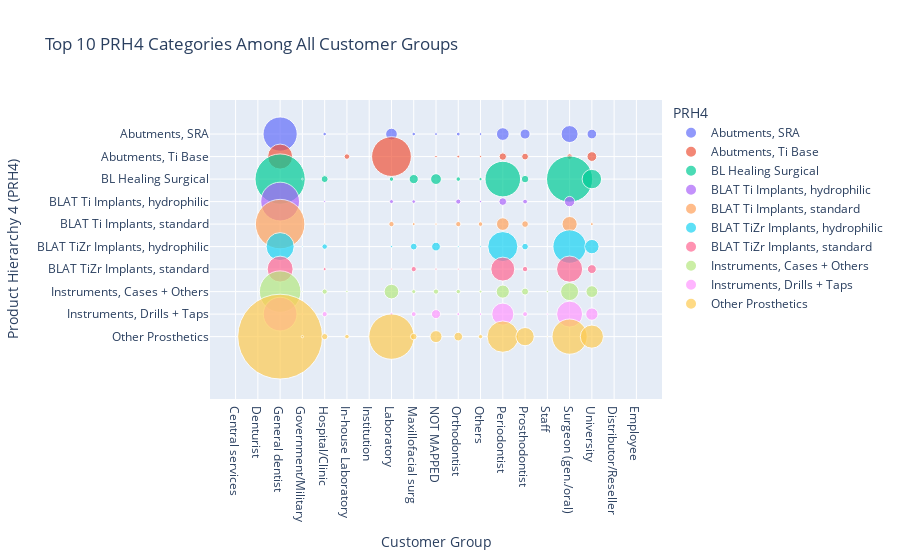

Source (notebook cell):
### Code cell
#Business question-2 :if you know which cust_group refers which product (combinations(prh4)), you can design more effective marketing campaigns that are directly relavant to needs and interest of groups.

import plotly.express as px

# Summarize data
bubble_data = combined_df.groupby(['PRH4', 'customer_group']).size().reset_index(name='counts')
top_10_prh4 = bubble_data.groupby('PRH4')['counts'].sum().nlargest(10).index

# Filter for top 10 PRH4 categories
top_10_data = bubble_data[bubble_data['PRH4'].isin(top_10_prh4)]

# Create the bubble chart
fig = px.scatter(top_10_data, x='customer_group', y='PRH4', size='counts', color='PRH4',
                 hover_name='customer_group', size_max=60, title="Top 10 PRH4 Categories Among All Customer Groups")
fig.update_layout(xaxis_title="Customer Group", yaxis_title="Product Hierarchy 4 (PRH4)")
fig.show()

### Figure 1 — Plotly figure (JSON) as saved in the notebook; plotly's stock layout.template omitted (floating-point values rounded to 4 significant figures)
{"data": [{"hovertemplate": "<b>%{hovertext}</b><br><br>PRH4=%{y}<br>customer_group=%{x}<br>counts=%{marker.size}<extra></extra>", "hovertext": ["Central services", "Denturist", "General dentist", "Government/Military", "Hospital/Clinic", "In-house Laboratory", "Institution", "Laboratory", "Maxillofacial surg", "NOT MAPPED", "Orthodontist", "Others", "Periodontist", "Prosthodontist", "Staff", "Surgeon (gen./oral)", "University"], "legendgroup": "Abutments, SRA", "marker": {"color": "#636efa", "size": [2, 3, 68851, 20, 748, 111, 4, 8051, 753, 508, 850, 457, 9507, 5944, 2, 17047, 5513], "sizemode": "area", "sizeref": 117.8, "symbol": "circle"}, "mode": "markers", "name": "Abutments, SRA", "orientation": "v", "showlegend": true, "type": "scatter", "x": ["Central services", "Denturist", "General dentist", "Government/Military", "Hospital/Clinic", "In-house Laboratory", "Institution", "Laboratory", "Maxillofacial surg", "NOT MAPPED", "Orthodontist", "Others", "Periodontist", "Prosthodontist", "Staff", "Surgeon (gen./oral)", "University"], "xaxis": "x", "y": ["Abutments, SRA", "Abutments, SRA", "Abutments, SRA", "Abutments, SRA", "Abutments, SRA", "Abutments, SRA", "Abutments, SRA", "Abutments, SRA", "Abutments, SRA", "Abutments, SRA", "Abutments, SRA", "Abutments, SRA", "Abutments, SRA", "Abutments, SRA", "Abutments, SRA", "Abutments, SRA", "Abutments, SRA"], "yaxis": "y"}, {"hovertemplate": "<b>%{hovertext}</b><br><br>PRH4=%{y}<br>customer_group=%{x}<br>counts=%{marker.size}<extra></extra>", "hovertext": ["Denturist", "Distributor/Reseller", "General dentist", "Government/Military", "Hospital/Clinic", "In-house Laboratory", "Laboratory", "Maxillofacial surg", "NOT MAPPED", "Orthodontist", "Others", "Periodontist", "Prosthodontist", "Staff", "Surgeon (gen./oral)", "University"], "legendgroup": "Abutments, Ti Base", "marker": {"color": "#EF553B", "size": [1, 1, 36868, 11, 38, 1821, 93136, 35, 334, 458, 259, 3222, 2699, 3, 1849, 5573], "sizemode": "area", "sizeref": 117.8, "symbol": "circle"}, "mode": "markers", "name": "Abutments, Ti Base", "orientation": "v", "showlegend": true, "type": "scatter", "x": ["Denturist", "Distributor/Reseller", "General dentist", "Government/Military", "Hospital/Clinic", "In-house Laboratory", "Laboratory", "Maxillofacial surg", "NOT MAPPED", "Orthodontist", "Others", "Periodontist", "Prosthodontist", "Staff", "Surgeon (gen./oral)", "University"], "xaxis": "x", "y": ["Abutments, Ti Base", "Abutments, Ti Base", "Abutments, Ti Base", "Abutments, Ti Base", "Abutments, Ti Base", "Abutments, Ti Base", "Abutments, Ti Base", "Abutments, Ti Base", "Abutments, Ti Base", "Abutments, Ti Base", "Abutments, Ti Base", "Abutments, Ti Base", "Abutments, Ti Base", "Abutments, Ti Base", "Abutments, Ti Base", "Abutments, Ti Base"], "yaxis": "y"}, {"hovertemplate": "<b>%{hovertext}</b><br><br>PRH4=%{y}<br>customer_group=%{x}<br>counts=%{marker.size}<extra></extra>", "hovertext": ["Central services", "General dentist", "Government/Military", "Hospital/Clinic", "In-house Laboratory", "Institution", "Laboratory", "Maxillofacial surg", "NOT MAPPED", "Orthodontist", "Others", "Periodontist", "Prosthodontist", "Staff", "Surgeon (gen./oral)", "University"], "legendgroup": "BL Healing Surgical", "marker": {"color": "#00cc96", "size": [2, 148767, 170, 2859, 17, 1, 1188, 4955, 6910, 1198, 622, 74619, 3336, 3, 125720, 22339], "sizemode": "area", "sizeref": 117.8, "symbol": "circle"}, "mode": "markers", "name": "BL Healing Surgical", "orientation": "v", "showlegend": true, "type": "scatter", "x": ["Central services", "General dentist", "Government/Military", "Hospital/Clinic", "In-house Laboratory", "Institution", "Laboratory", "Maxillofacial surg", "NOT MAPPED", "Orthodontist", "Others", "Periodontist", "Prosthodontist", "Staff", "Surgeon (gen./oral)", "University"], "xaxis": "x", "y": ["BL Healing Surgical", "BL Healing Surgical", "BL Healing Surgical", "BL Healing Surgical", "BL Healing Surgical", "BL Healing Surgical", "BL Healing Surgical", "BL Healing Surgical", "BL Healing Surgical", "BL Healing Surgical", "BL Healing Surgical", "BL Healing Surgical", "BL Healing Surgical", "BL Healing Surgical", "BL Healing Surgical", "BL Healing Surgical"], "yaxis": "y"}, {"hovertemplate": "<b>%{hovertext}</b><br><br>PRH4=%{y}<br>customer_group=%{x}<br>counts=%{marker.size}<extra></extra>", "hovertext": ["General dentist", "Hospital/Clinic", "In-house Laboratory", "Laboratory", "Maxillofacial surg", "NOT MAPPED", "Orthodontist", "Others", "Periodontist", "Prosthodontist", "Staff", "Surgeon (gen./oral)", "University"], "legendgroup": "BLAT Ti Implants, hydrophilic", "marker": {"color": "#ab63fa", "size": [88565, 218, 60, 965, 787, 93, 1518, 297, 3495, 1329, 9, 6268, 61], "sizemode": "area", "sizeref": 117.8, "symbol": "circle"}, "mode": "markers", "name": "BLAT Ti Implants, hydrophilic", "orientation": "v", "showlegend": true, "type": "scatter", "x": ["General dentist", "Hospital/Clinic", "In-house Laboratory", "Laboratory", "Maxillofacial surg", "NOT MAPPED", "Orthodontist", "Others", "Periodontist", "Prosthodontist", "Staff", "Surgeon (gen./oral)", "University"], "xaxis": "x", "y": ["BLAT Ti Implants, hydrophilic", "BLAT Ti Implants, hydrophilic", "BLAT Ti Implants, hydrophilic", "BLAT Ti Implants, hydrophilic", "BLAT Ti Implants, hydrophilic", "BLAT Ti Implants, hydrophilic", "BLAT Ti Implants, hydrophilic", "BLAT Ti Implants, hydrophilic", "BLAT Ti Implants, hydrophilic", "BLAT Ti Implants, hydrophilic", "BLAT Ti Implants, hydrophilic", "BLAT Ti Implants, hydrophilic", "BLAT Ti Implants, hydrophilic"], "yaxis": "y"}, {"hovertemplate": "<b>%{hovertext}</b><br><br>PRH4=%{y}<br>customer_group=%{x}<br>counts=%{marker.size}<extra></extra>", "hovertext": ["Denturist", "General dentist", "Hospital/Clinic", "In-house Laboratory", "Institution", "Laboratory", "Maxillofacial surg", "NOT MAPPED", "Orthodontist", "Others", "Periodontist", "Prosthodontist", "Staff", "Surgeon (gen./oral)", "University"], "legendgroup": "BLAT Ti Implants, standard", "marker": {"color": "#FFA15A", "size": [1, 144203, 125, 69, 1, 1673, 503, 307, 1647, 1251, 9417, 2634, 2, 13585, 518], "sizemode": "area", "sizeref": 117.8, "symbol": "circle"}, "mode": "markers", "name": "BLAT Ti Implants, standard", "orientation": "v", "showlegend": true, "type": "scatter", "x": ["Denturist", "General dentist", "Hospital/Clinic", "In-house Laboratory", "Institution", "Laboratory", "Maxillofacial surg", "NOT MAPPED", "Orthodontist", "Others", "Periodontist", "Prosthodontist", "Staff", "Surgeon (gen./oral)", "University"], "xaxis": "x", "y": ["BLAT Ti Implants, standard", "BLAT Ti Implants, standard", "BLAT Ti Implants, standard", "BLAT Ti Implants, standard", "BLAT Ti Implants, standard", "BLAT Ti Implants, standard", "BLAT Ti Implants, standard", "BLAT Ti Implants, standard", "BLAT Ti Implants, standard", "BLAT Ti Implants, standard", "BLAT Ti Implants, standard", "BLAT Ti Implants, standard", "BLAT Ti Implants, standard", "BLAT Ti Implants, standard", "BLAT Ti Implants, standard"], "yaxis": "y"}, {"hovertemplate": "<b>%{hovertext}</b><br><br>PRH4=%{y}<br>customer_group=%{x}<br>counts=%{marker.size}<extra></extra>", "hovertext": ["Central services", "General dentist", "Government/Military", "Hospital/Clinic", "In-house Laboratory", "Laboratory", "Maxillofacial surg", "NOT MAPPED", "Orthodontist", "Others", "Periodontist", "Prosthodontist", "Staff", "Surgeon (gen./oral)", "University"], "legendgroup": "BLAT TiZr Implants, hydrophilic", "marker": {"color": "#19d3f3", "size": [5, 46301, 111, 1738, 6, 272, 2693, 4528, 184, 154, 53181, 2548, 4, 65729, 12098], "sizemode": "area", "sizeref": 117.8, "symbol": "circle"}, "mode": "markers", "name": "BLAT TiZr Implants, hydrophilic", "orientation": "v", "showlegend": true, "type": "scatter", "x": ["Central services", "General dentist", "Government/Military", "Hospital/Clinic", "In-house Laboratory", "Laboratory", "Maxillofacial surg", "NOT MAPPED", "Orthodontist", "Others", "Periodontist", "Prosthodontist", "Staff", "Surgeon (gen./oral)", "University"], "xaxis": "x", "y": ["BLAT TiZr Implants, hydrophilic", "BLAT TiZr Implants, hydrophilic", "BLAT TiZr Implants, hydrophilic", "BLAT TiZr Implants, hydrophilic", "BLAT TiZr Implants, hydrophilic", "BLAT TiZr Implants, hydrophilic", "BLAT TiZr Implants, hydrophilic", "BLAT TiZr Implants, hydrophilic", "BLAT TiZr Implants, hydrophilic", "BLAT TiZr Implants, hydrophilic", "BLAT TiZr Implants, hydrophilic", "BLAT TiZr Implants, hydrophilic", "BLAT TiZr Implants, hydrophilic", "BLAT TiZr Implants, hydrophilic", "BLAT TiZr Implants, hydrophilic"], "yaxis": "y"}, {"hovertemplate": "<b>%{hovertext}</b><br><br>PRH4=%{y}<br>customer_group=%{x}<br>counts=%{marker.size}<extra></extra>", "hovertext": ["General dentist", "Government/Military", "Hospital/Clinic", "In-house Laboratory", "Laboratory", "Maxillofacial surg", "NOT MAPPED", "Orthodontist", "Others", "Periodontist", "Prosthodontist", "Surgeon (gen./oral)", "University"], "legendgroup": "BLAT TiZr Implants, standard", "marker": {"color": "#FF6692", "size": [39664, 64, 551, 10, 154, 1623, 308, 212, 135, 33787, 1713, 40317, 4622], "sizemode": "area", "sizeref": 117.8, "symbol": "circle"}, "mode": "markers", "name": "BLAT TiZr Implants, standard", "orientation": "v", "showlegend": true, "type": "scatter", "x": ["General dentist", "Government/Military", "Hospital/Clinic", "In-house Laboratory", "Laboratory", "Maxillofacial surg", "NOT MAPPED", "Orthodontist", "Others", "Periodontist", "Prosthodontist", "Surgeon (gen./oral)", "University"], "xaxis": "x", "y": ["BLAT TiZr Implants, standard", "BLAT TiZr Implants, standard", "BLAT TiZr Implants, standard", "BLAT TiZr Implants, standard", "BLAT TiZr Implants, standard", "BLAT TiZr Implants, standard", "BLAT TiZr Implants, standard", "BLAT TiZr Implants, standard", "BLAT TiZr Implants, standard", "BLAT TiZr Implants, standard", "BLAT TiZr Implants, standard", "BLAT TiZr Implants, standard", "BLAT TiZr Implants, standard"], "yaxis": "y"}, {"hovertemplate": "<b>%{hovertext}</b><br><br>PRH4=%{y}<br>customer_group=%{x}<br>counts=%{marker.size}<extra></extra>", "hovertext": ["Central services", "Denturist", "Employee", "General dentist", "Government/Military", "Hospital/Clinic", "In-house Laboratory", "Institution", "Laboratory", "Maxillofacial surg", "NOT MAPPED", "Orthodontist", "Others", "Periodontist", "Prosthodontist", "Staff", "Surgeon (gen./oral)", "University"], "legendgroup": "Instruments, Cases + Others", "marker": {"color": "#B6E880", "size": [10, 1, 2, 101148, 116, 1581, 294, 15, 12551, 971, 1615, 1141, 470, 10155, 2890, 264, 19065, 8147], "sizemode": "area", "sizeref": 117.8, "symbol": "circle"}, "mode": "markers", "name": "Instruments, Cases + Others", "orientation": "v", "showlegend": true, "type": "scatter", "x": ["Central services", "Denturist", "Employee", "General dentist", "Government/Military", "Hospital/Clinic", "In-house Laboratory", "Institution", "Laboratory", "Maxillofacial surg", "NOT MAPPED", "Orthodontist", "Others", "Periodontist", "Prosthodontist", "Staff", "Surgeon (gen./oral)", "University"], "xaxis": "x", "y": ["Instruments, Cases + Others", "Instruments, Cases + Others", "Instruments, Cases + Others", "Instruments, Cases + Others", "Instruments, Cases + Others", "Instruments, Cases + Others", "Instruments, Cases + Others", "Instruments, Cases + Others", "Instruments, Cases + Others", "Instruments, Cases + Others", "Instruments, Cases + Others", "Instruments, Cases + Others", "Instruments, Cases + Others", "Instruments, Cases + Others", "Instruments, Cases + Others", "Instruments, Cases + Others", "Instruments, Cases + Others", "Instruments, Cases + Others"], "yaxis": "y"}, {"hovertemplate": "<b>%{hovertext}</b><br><br>PRH4=%{y}<br>customer_group=%{x}<br>counts=%{marker.size}<extra></extra>", "hovertext": ["Central services", "General dentist", "Government/Military", "Hospital/Clinic", "In-house Laboratory", "Institution", "Laboratory", "Maxillofacial surg", "NOT MAPPED", "Orthodontist", "Others", "Periodontist", "Prosthodontist", "Staff", "Surgeon (gen./oral)", "University"], "legendgroup": "Instruments, Drills + Taps", "marker": {"color": "#FF97FF", "size": [18, 67014, 142, 1553, 20, 5, 646, 1414, 4869, 479, 326, 28650, 1422, 176, 39762, 8928], "sizemode": "area", "sizeref": 117.8, "symbol": "circle"}, "mode": "markers", "name": "Instruments, Drills + Taps", "orientation": "v", "showlegend": true, "type": "scatter", "x": ["Central services", "General dentist", "Government/Military", "Hospital/Clinic", "In-house Laboratory", "Institution", "Laboratory", "Maxillofacial surg", "NOT MAPPED", "Orthodontist", "Others", "Periodontist", "Prosthodontist", "Staff", "Surgeon (gen./oral)", "University"], "xaxis": "x", "y": ["Instruments, Drills + Taps", "Instruments, Drills + Taps", "Instruments, Drills + Taps", "Instruments, Drills + Taps", "Instruments, Drills + Taps", "Instruments, Drills + Taps", "Instruments, Drills + Taps", "Instruments, Drills + Taps", "Instruments, Drills + Taps", "Instruments, Drills + Taps", "Instruments, Drills + Taps", "Instruments, Drills + Taps", "Instruments, Drills + Taps", "Instruments, Drills + Taps", "Instruments, Drills + Taps", "Instruments, Drills + Taps"], "yaxis": "y"}, {"hovertemplate": "<b>%{hovertext}</b><br><br>PRH4=%{y}<br>customer_group=%{x}<br>counts=%{marker.size}<extra></extra>", "hovertext": ["Central services", "Denturist", "General dentist", "Government/Military", "Hospital/Clinic", "In-house Laboratory", "Institution", "Laboratory", "Maxillofacial surg", "NOT MAPPED", "Orthodontist", "Others", "Periodontist", "Prosthodontist", "Staff", "Surgeon (gen./oral)", "University"], "legendgroup": "Other Prosthetics", "marker": {"color": "#FECB52", "size": [15, 9, 424016, 321, 2274, 1197, 2, 121187, 2518, 8510, 4364, 1094, 57982, 19616, 96, 72987, 31593], "sizemode": "area", "sizeref": 117.8, "symbol": "circle"}, "mode": "markers", "name": "Other Prosthetics", "orientation": "v", "showlegend": true, "type": "scatter", "x": ["Central services", "Denturist", "General dentist", "Government/Military", "Hospital/Clinic", "In-house Laboratory", "Institution", "Laboratory", "Maxillofacial surg", "NOT MAPPED", "Orthodontist", "Others", "Periodontist", "Prosthodontist", "Staff", "Surgeon (gen./oral)", "University"], "xaxis": "x", "y": ["Other Prosthetics", "Other Prosthetics", "Other Prosthetics", "Other Prosthetics", "Other Prosthetics", "Other Prosthetics", "Other Prosthetics", "Other Prosthetics", "Other Prosthetics", "Other Prosthetics", "Other Prosthetics", "Other Prosthetics", "Other Prosthetics", "Other Prosthetics", "Other Prosthetics", "Other Prosthetics", "Other Prosthetics"], "yaxis": "y"}], "layout": {"legend": {"itemsizing": "constant", "title": {"text": "PRH4"}, "tracegroupgap": 0}, "title": {"text": "Top 10 PRH4 Categories Among All Customer Groups"}, "xaxis": {"anchor": "y", "domain": [0, 1], "title": {"text": "Customer Group"}}, "yaxis": {"anchor": "x", "categoryarray": ["Other Prosthetics", "Instruments, Drills + Taps", "Instruments, Cases + Others", "BLAT TiZr Implants, standard", "BLAT TiZr Implants, hydrophilic", "BLAT Ti Implants, standard", "BLAT Ti Implants, hydrophilic", "BL Healing Surgical", "Abutments, Ti Base", "Abutments, SRA"], "categoryorder": "array", "domain": [0, 1], "title": {"text": "Product Hierarchy 4 (PRH4)"}}}}
